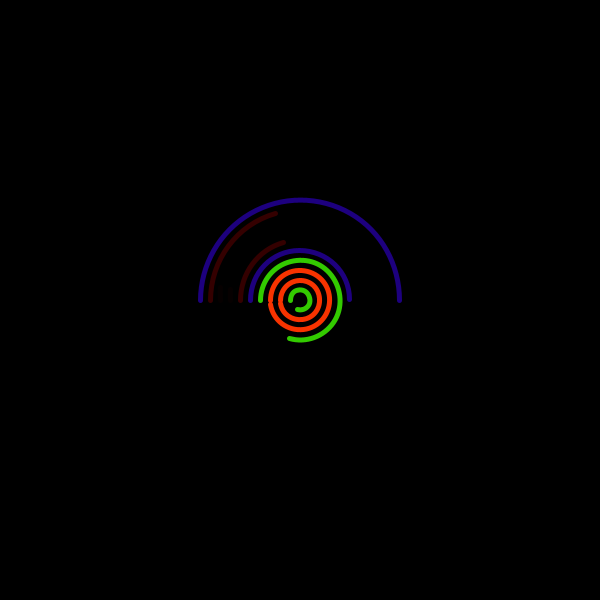
Frame 1 (no input)
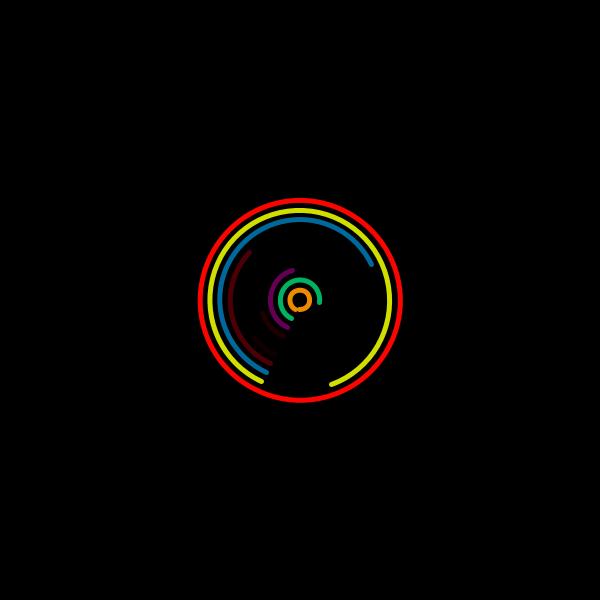
Frame 60 (the mouse pressed at the canvas centre just before this capture)
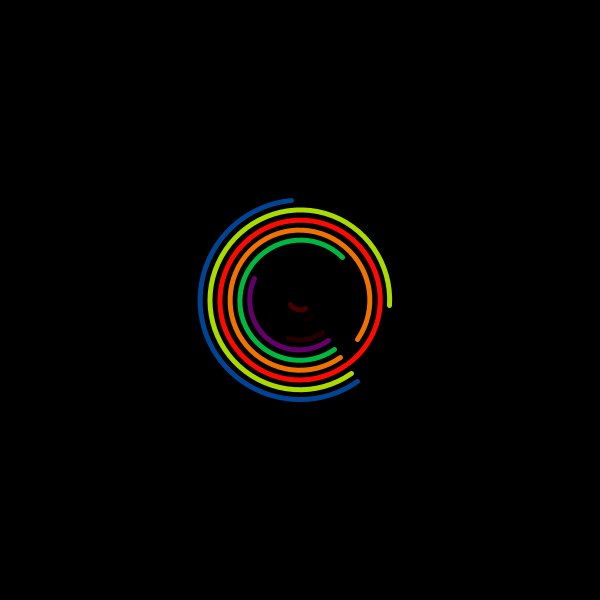
Frame 120 (the mouse held since frame 60 and released just before this capture)

The Processing sketch that drew these frames (run headless with seeded random() and noise(); from frame 60 on, the mouse is pressed at the canvas centre):

// Processing sketch: Wavez_hue
// ── Wavez_hue.pde
int n = 10; //number of iterations
int distance = 20; //distance of lines
float angle = 0, speed = 0, alpha = 0, col = 0;
void setup() {
  frameRate(120);
  size(600, 600);
  strokeWeight(5);
  noFill();
  colorMode(HSB);
}

void draw() {
  background(0);
  translate(width/2, height/2);
  if (angle >= 360) {
    angle = 0;
  }
  rotate(radians(angle));

  for (int i = 0; i <= n; i++) {
    int size  = i * distance;
    float offSet = TWO_PI/n*i;
    float arcEndPoint = map(sin(speed+offSet), -1, 1, PI, 1.5*TWO_PI); // 1.5*TWO_PI
    alpha = map(arcEndPoint, PI, 1.5*TWO_PI, 0, 255);
    //float sizeH = map(size,0,width*0.75,0,360); // hue based on distance from center
    float sizeH = map(arcEndPoint, PI, 1.5*TWO_PI, 360, 0); // hue based on arc length
    if (size != 0 && size <= width*0.75) {
      stroke(sizeH, 255, 255, alpha); // HSB
      arc(0, 0, size, size, PI, arcEndPoint);
    }
  }
  speed += 0.025;
  angle += 5;
}
